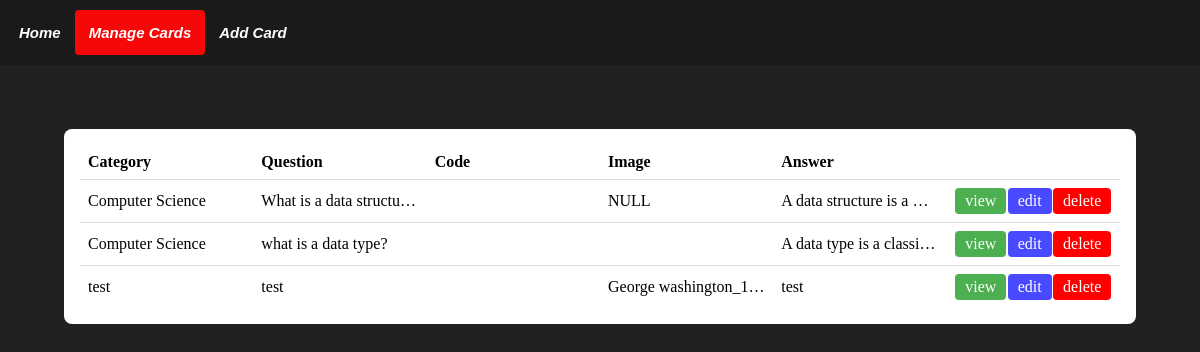
Page /manage_flashcards on the earlier database version.
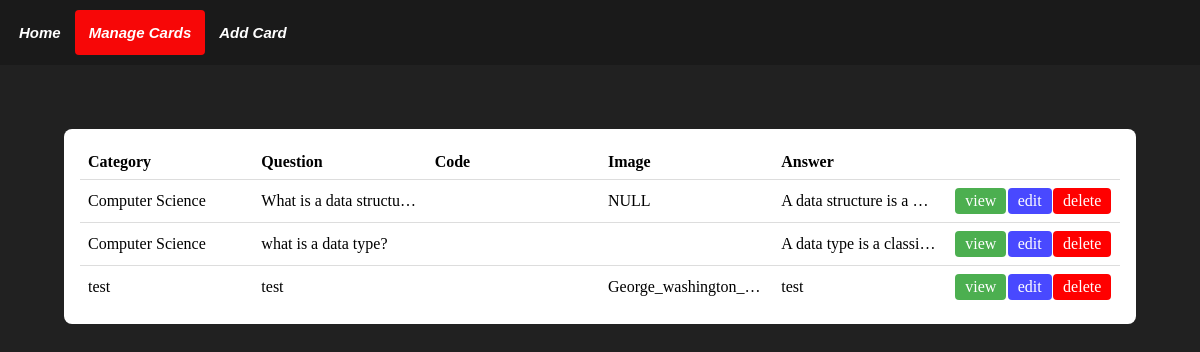
Same page on the later database version.
### tables this page shows
CREATE TABLE Flashcards(
              key INTEGER PRIMARY KEY AUTOINCREMENT,
              category TEXT NOT NULL,
              question TEXT NOT NULL,
              code TEXT,
              image_path TEXT,
              answer TEXT NOT NULL
    );

### app.py (the view)
@app.route("/manage_flashcards")
def manage_flashcards_route():
    data = database.view_allcards(category=None)
    return render_template('manage_flashcards.html', nav_id="manage-page", data=data)

### templates/manage_flashcards.html (shortened to what this page needs)
{% extends "base.html" %}
{% block content %}
<div class="questions-table">
    <table>
        <thead>
            <tr>
                <th>Category</th>
                <th>Question</th>
                <th>Code</th>
                <th>Image</th>
                <th>Answer</th>
                <th></th>
            </tr>
        </thead>
        <tbody>
            {% for value in data['questions'] %}
            <tr>
                <td id="category-cell" class="flash-cell">{{ value['category'] | escape }}</td>
                <td id="question-cell" class="flash-cell">{{ value['question'] | escape }}</td>
                <td id="code-cell" class="flash-cell">{{ value['code'] | escape }}</td>
                <td id="image-cell" class="flash-cell">{{ value['image_path'] | escape }}</td>
                <td id="answer-cell" class="flash-cell">{{ value['answer'] | escape }}</td>
                <td class="action-cell">
                    <div class="action-links">
                        <a class="view-cell" href="{{ url_for('view_flashcard_route', key=value['key']) | escape }}">view</a>
                        <a class="edit-cell" href="{{ url_for('edit_flashcard_route', key=value['key']) | escape }}">edit</a>
                        <a class="delete-cell" href="#" data-question="{{ value['key'] | escape }}">delete</a>
                    </div>
                </td>
            </tr>
            {% endfor %}
        </tbody>
    </table>
</div>
{% endblock %}

### templates/base.html (shortened to what this page needs)
<!DOCTYPE html>
<html lang="en">
    <head>
        <link rel="stylesheet" type="text/css" href="{{ url_for('static', filename='css/base.css') }}">
    </head>
    <body>
        <div id="nav-bar">
            <ul class="nav">
                <li><a href="{{  url_for('home')  }}" class="nav-tile {% if nav_id == 'home-page' %}active{% endif %}">Home</a></li>
                <li><a href="{{  url_for('manage_flashcards_route')  }}" class="nav-tile {% if nav_id == 'manage-page' %}active{% endif %}">Manage Cards</a></li>
                <li><a href="{{  url_for('add_flashcard_route')  }}" class="nav-tile {% if nav_id == 'add-page' %}active{% endif %}">Add Card</a></li>
            </ul>
        </div>
        <div id="flash-messages">
        </div>
        <div class="content">
            {% block content %}{% endblock %}
        </div>
    </body>
</html>

### static/css/base.css (style rules this page uses)
* { padding: 0; margin: 0; box-sizing: border-box; }
body { background-color: #212121; font-family: 'Times New Roman', Times, serif; width: 100%; position: relative; display: flex; flex-direction: column; min-height: 100vh; }
#nav-bar { color: rgb(255, 255, 255); font-size: 15px; font-family: Arial, sans-serif; font-weight: bold; font-style: italic; padding: 10px 0px 10px 5px; margin-bottom: 1rem; background-color: rgba(0, 0, 0, 0.2); display: flex; flex-direction: row; }
.nav { list-style-type: none; margin: 0; padding: 0; overflow: hidden; }
.nav li { display: inline; float: left; }
.nav-tile { display: block; color: rgb(255, 255, 255); text-align: center; padding: 14px; text-decoration: none; border-radius: 4px; }
.active { background: rgb(247, 7, 7); }
#flash-messages { margin: 0 4rem 1rem 4rem; height: 2rem; overflow: hidden; }
.questions-table { margin: 0 4rem 2rem 4rem; padding: 1rem; border-radius: 8px; background-color: white; }
table { width: 100%; table-layout: fixed; border-collapse: collapse; }
th, td { width: 25%; text-align: left; border-bottom: 1px solid #ddd; padding: 8px; }
tr:last-child td { border-bottom: none; }
.flash-cell { white-space: nowrap; overflow: hidden; text-overflow: ellipsis; }
.action-cell { text-align: center; justify-content: space-around; }
.action-links { display: flex; justify-content: space-around; }
.view-cell, .edit-cell, .delete-cell { text-decoration: none; color: white; padding: 4px 10px; border-radius: 4px; }
.view-cell { background-color: #4CAF50; }
.edit-cell { background-color: rgb(73, 73, 255); }
.delete-cell { background-color: red; }

Differences in the rows shown:
changed Flashcards "test": image_path "George washington_1…" → "George_washington_…"
